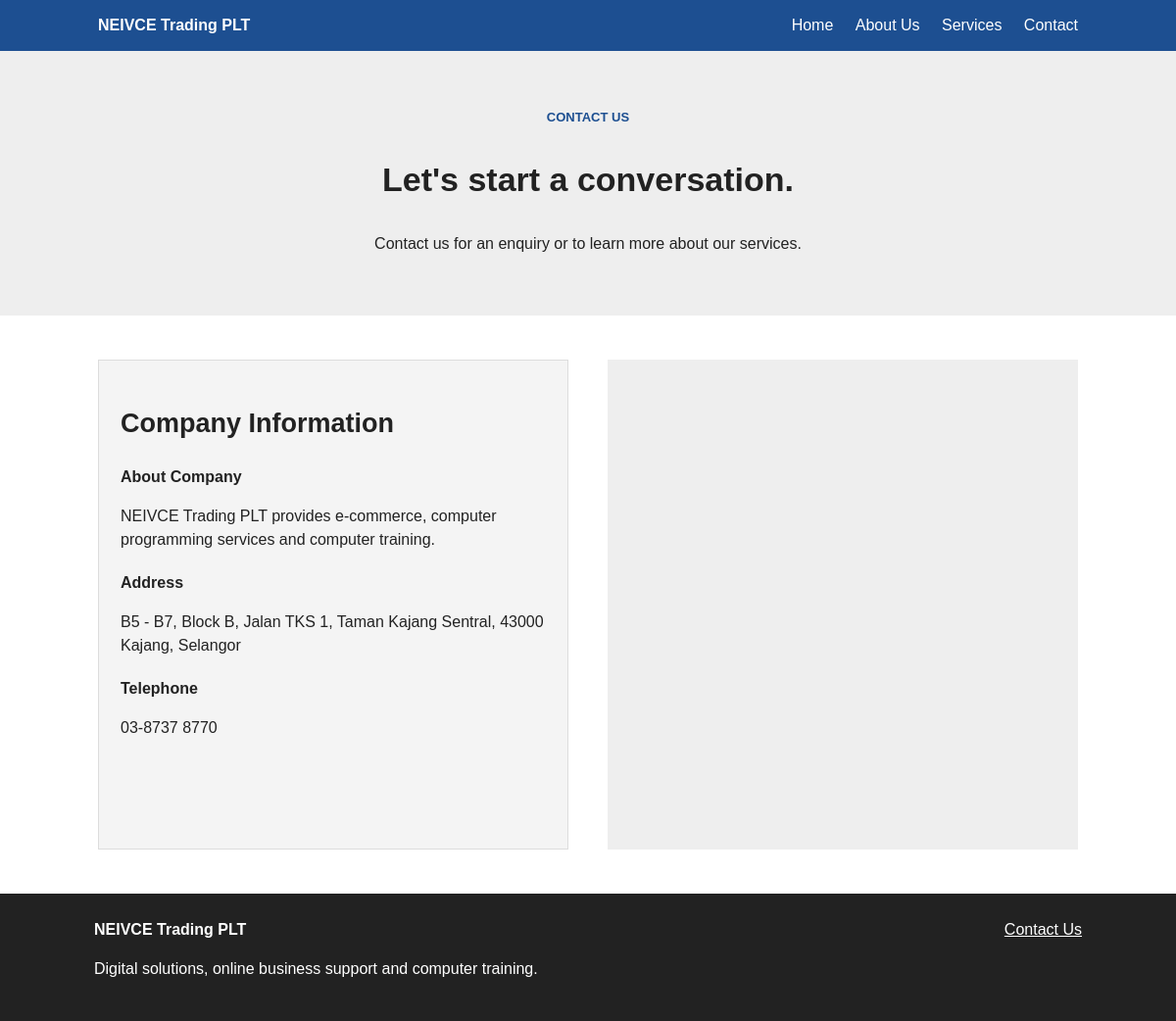
The page /contact.php on the database its author committed.
### tables this page shows
CREATE TABLE site_content (
    content_key VARCHAR(100) NOT NULL PRIMARY KEY,
    content_value TEXT NOT NULL
);

### contact.php (the view, shortened to what this page needs)
<?php
require 'db.php';
$sql_company = "SELECT content_value FROM site_content WHERE content_key='company_name'";
$result_company = $conn->query($sql_company);
$row_company = $result_company->fetch_assoc();
$company_name = $row_company['content_value'];
$sql_address = "SELECT content_value FROM site_content WHERE content_key='address'";
$result_address = $conn->query($sql_address);
$row_address = $result_address->fetch_assoc();
$address = $row_address['content_value'];
$sql_telephone = "SELECT content_value FROM site_content WHERE content_key='telephone'";
$result_telephone = $conn->query($sql_telephone);
$row_telephone = $result_telephone->fetch_assoc();
$telephone = $row_telephone['content_value'];
$sql_contact_about = "SELECT content_value FROM site_content WHERE content_key='contact_about'";
$result_contact_about = $conn->query($sql_contact_about);
if ($result_contact_about->num_rows > 0) {
    $row_contact_about = $result_contact_about->fetch_assoc();
    $contact_about = $row_contact_about['content_value'];
} else {
    $contact_about = 'NEIVCE Trading PLT provides e-commerce, computer programming services and computer training.';
}
include 'header.php';
?>
<section class="page-banner">
    <p class="eyebrow">CONTACT US</p>
    <h1>Let's start a conversation.</h1>
    <p>Contact us for an enquiry or to learn more about our services.</p>
</section>
<section class="section contact-grid">
    <div class="enquiry-form">
        <h2>Company Information</h2>
        <div class="contact-detail">
            <strong>About Company</strong>
            <p><?php echo $contact_about; ?></p>
        </div>
        <div class="contact-detail">
            <strong>Address</strong>
            <p><?php echo $address; ?></p>
        </div>
        <div class="contact-detail">
            <strong>Telephone</strong>
            <p><?php echo $telephone; ?></p>
        </div>
    </div>
    <div class="map">
        <iframe src="https://www.google.com/maps/embed?pb=!1m18!1m12!1m3!1d15937.731468116284!2d101.77326778715822!3d2.9772895000000004!2m3!1f0!2f0!3f0!3m2!1i1024!2i768!4f13.1!3m3!1m2!1s0x31cdcb8b8d2adf13%3A0xc20c0ed01b1bf4a5!2z5paw57qq5YWD5oqA6IGM5LiO5o6o5bm_5pWZ6IKy5a2m6Zmi!5e0!3m2!1szh-CN!2smy!4v1767338414655!5m2!1szh-CN!2smy" width="100%" height="600" style="border:0;" allowfullscreen="" loading="lazy"></iframe>
    </div>
</section>
<?php include 'footer.php'; ?>

### header.php
<link rel="stylesheet" href="styles/styles.css">
<body>
    <header class="site-header">
        <div class="nav-wrap">
            <a class="brand" href="index.php"><?php echo $company_name; ?></a>
            <nav>
                <a href="index.php">Home</a>
                <a href="about.php">About Us</a>
                <a href="services.php">Services</a>
                <a href="contact.php">Contact</a>
            </nav>
        </div>
    </header>

### footer.php (shortened to what this page needs)
    <footer>
        <div>
            <strong><?php echo $company_name; ?></strong>
            <p>Digital solutions, online business support and computer training.</p>
        </div>
        <div>
            <a href="contact.php">Contact Us</a>
        </div>
    </footer>
</body>
</html>

### styles/styles.css (style rules this page uses)
* { box-sizing: border-box; }
body { margin: 0; font-family: Arial, Helvetica, sans-serif; color: #222; line-height: 1.5; }
.site-header { background: #1d4f91; padding: 14px 0; }
.nav-wrap { width: 90%; max-width: 1000px; margin: auto; display: flex; align-items: center; }
.brand { color: white; font-weight: bold; text-decoration: none; margin-right: auto; }
nav a { color: white; text-decoration: none; margin-left: 18px; }
h1 { font-size: 34px; }
h2 { font-size: 27px; }
.eyebrow { color: #1d4f91; font-size: 13px; font-weight: bold; }
.section { width: 90%; max-width: 1000px; margin: auto; padding: 45px 0; }
.page-banner { background: #eee; text-align: center; padding: 45px 8%; }
.contact-grid { display: grid; grid-template-columns: 1fr 1fr; gap: 40px; }
.enquiry-form { background: #f4f4f4; padding: 22px; border: 1px solid #ddd; }
.contact-detail { margin: 20px 0; }
.map iframe { border: 5px solid #000000; background: #eee; height: 300px; display: flex; flex-direction: column; align-items: center; justify-content: center; }
.contact-grid .map iframe { min-height: 500px; height: 500px; }
footer { background: #222; color: white; padding: 25px 8%; display: flex; justify-content: space-between; }
footer a { color: white; }

### rows shown on the page
site_content: content_value "NEIVCE Trading PLT"
site_content: content_value "NEIVCE Trading PLT provides e-commerce, computer programming services and computer training."
site_content: content_value "B5 - B7, Block B, Jalan TKS 1, Taman Kajang Sentral, 43000 Kajang, Selangor"
site_content: content_value "03-8737 8770"
